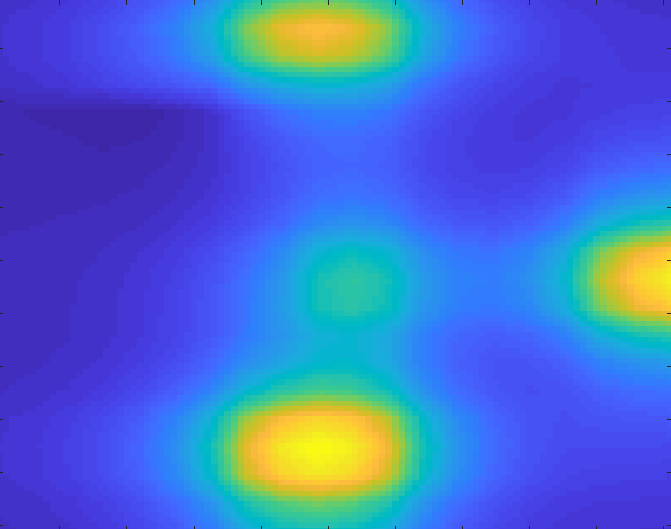
#> input picture landmap_matlaberzeugt1.png, 671 x 529 px
$ python ABM_CECAM_Python_Muster.py   (older library calls are emulated)
#> lines starting #> are read from the running program, lines starting #| are printed output that depends on the picture
#!/usr/bin/env python
# coding: utf-8

# In[1]:


# 1
# ++++ IMPORTS ++++ #

#get_ipython().run_line_magic('matplotlib', 'notebook')
import numpy as np
from numpy import mat, zeros, newaxis
import matplotlib.pyplot as plt


# In[2]:


# 2
# ++++ MOVEMENT METHODS ++++ #

# Executed one Euler-Maruyama step with potential drift, noise variance sigma, starting value y0 and time step deltaT
def emstep(drift,sigma,y0,deltaT = 0.01):
    n = len(y0)
    noise = np.random.normal(loc=0.0,scale=1.0,size=n)
    diffusion = lambda x: sigma
    y = y0 + drift(y0)*deltaT + diffusion(y0)*noise*np.sqrt(deltaT)
    return y


# This method returns a suitability landscape as a function that depends on the position parameter y
def suitabilitylandscape(index = 0):
#> called with index = 1
    if(index == 0):
        V = lambda y: 10*((y[0]**2-1)**2+y[1]**2)**0.05 # doublewell
        return V
    elif(index == 1):
        im = plt.imread('landmap_matlaberzeugt1.png') # landmap
#> im is the input picture: shape (529, 671, 4) float32; mean R, G, B, A 0.277, 0.422, 0.814, 1
        V = lambda y: 10*im[np.min([np.int((y[1]+2)*im.shape[0]/4),im.shape[0]-1]),np.min([np.int((y[0]+2)*im.shape[1]/4),im.shape[1]-1]),1]
        return V
    elif(index == 2):
        V = lambda y: y[0] # linear
        return V
    elif(index == 3):
        V = lambda y: 0 # constant
        return V
    elif(index == 4):
        V = lambda y: 0 # individual: Write your own potential here
        return V

# This method designs a matrix that contains function values of a function V (here: made for suitability landscapes) in an equidistant grid between limits = [xmin,xmax,ymin,ymax]
def suitabilitylandscapematrix(V,limits,nx=100,ny=100):
    [xmin,xmax,ymin,ymax] = limits
    xvec = np.linspace(xmin,xmax,nx)
    yvec = np.linspace(ymin,ymax,ny)
    A = zeros((nx,ny))
    for x in range(nx):
        for y in range(ny):
            A[x,y] = V([yvec[y],xvec[x]])
    return A


# Calculates the gradient of a function V (here: made for suitability landscapes) at the point x
def suitabilitylandscapegradient(x,V,deltaX = 0.1):
    Vx = V(x)
    n = len(x)
    grad = np.zeros(n)
    for i in range(n):
        unitvec = np.zeros(n)
        unitvec[i] = deltaX
        grad[i] = (V(x+unitvec) - Vx) / deltaX
    return grad


# Gives the value of the repulsion-attraction potential of a set of agent positions X evaluated at the point x.
def repulsionattraction(x,X,distequilibrium = 0.2):
    N = len(X[0,:])
    s = 0
    U = lambda x: (1 - np.exp(-(np.linalg.norm(x)-distequilibrium)))**2 # repulsion-attraction potential function
    for j in range(0,N):
        s += U(X[:,j]-x)
    return s


# Gives the gradient of the repulsion-attraction potential at a point x
def repulsionattractiongradient(x,X,deltaX = 0.1):
    RAx = repulsionattraction(x,X)
    n = len(x)
    grad = np.zeros(n)
    for i in range(n):
        unitvec = np.zeros(n)
        unitvec[i] = deltaX
        grad[i] = (repulsionattraction(x+unitvec,X) - RAx) / deltaX
    return grad


# In[3]:


# 3
# ++++ INFECTION METHODS ++++ #

# For a matrix X with n columns, this method computes a symmetric n x n matrix A for which the ij-entry denotes the Euclidean distance between the i-th and j-th columns of X. In our case, it computes
# the distances between all agents
def distancematrix(X):
    return np.sum((X[:, np.newaxis, :] - X[np.newaxis, :, :]) ** 2, axis = -1)

# This method determines the interaction rate for agent i as the number of other agents whose distance to agent i is smaller than r
def determineInteractionRate(i,A,I,r):
    return (A[i,(I==1)] < r).sum()


# Randomly outputs either 1 or 0 based on the value of the inputted infectionrate and parameter gamma. If infstate is already 1, then it outputs 1 in any case.
def infectAtRandom(infectionstate,interactionrate,gamma = 1):
    a = np.random.uniform()
    if(infectionstate == 1 or a < 1 - np.exp(-gamma*interactionrate)):
        return 1
    else:
        return 0


# In[4]:


# 4
# ++++ PLOT METHOD ++++ #

def plotMovie(X,I,T,V,limits = [-2,2,-2,2]):
    fig = plt.figure()
    ax1 = fig.add_subplot(1,1,1)
    # Plot
    #limits = [0,10,0,10]
    [xmin,xmax,ymin,ymax] = limits

    # Create matrix with values of suitability landscape
    L = suitabilitylandscapematrix(V,limits)
    # plot the suitability landscape
    plt.imshow(L, cmap='jet', interpolation='nearest', extent=[xmin,xmax,ymin,ymax],alpha = 0.2)
    #plt.show()
    # Set bounds of plot
    plt.xlim((xmin,xmax))
    plt.ylim((ymin,ymax))
    line0, = ax1.plot(0,0,'bo') # plot of non-infected agents
    line1, = ax1.plot(0,0,'ro') # plot of infected agents
    fig.canvas.draw()
    for t in range(T):
        # Indices of infected and non-infected agents
        infected = (I[t,:] == 1)
        noninfected = (I[t,:] == 0)
        # plot infected agents (in red)
        line1.set_xdata(X[t,infected,0])
        line1.set_ydata(X[t,infected,1])
        # plot non-infected agents (in blue)
        line0.set_xdata(X[t,noninfected,0])
        line0.set_ydata(X[t,noninfected,1])
        fig.canvas.draw()
        # Wait for 0.25seconds so that a movie is created
        plt.pause(0.25)


# In[5]:


# 5
# +++++ BEGIN OF MAIN FRAMEWORK +++++ #


# In[6]:


# 6
# Basic setting
n = 2 # dimension
N = 10 # number of agents
T = 200 # number of time steps


# In[7]:


# 7
# Position and Infection state initialization
X = np.zeros((T,N,n)) # array for positions of agents
X[0,:,:] = np.random.multivariate_normal(np.array([-1,0]).T, np.diag([.2,.2]), N) # initial positions = normally distributed with mean = (np.array([...].T) and variance = np.diag([...]))
I = np.ones((T,N)) # array for infection states of agents
I[0,:] = np.round(np.random.uniform(0, 1, N)) # initial infection states = uniformly distributed over {0,1}


# In[8]:


# 8
# Choose the Suitability Landscape
######
doublewell = 0
landmap = 1
linear = 2
individual = 3
V = suitabilitylandscape(landmap) # V is the selected suitability landscape that is used later on

# radius for the determination of the infection rate
radius = 0.2
# optional parameters
distequilibrium = 0.2 # sweet spot distance for the repulsion-attraction potential
gamma = 1 # parameter for the calculation of the infection rate


# In[9]:


# 9
# Parameters for the numerical scheme
deltaT = 0.01 # time step size
sigma = 0.02 # variance of noise in movement SDE


# In[10]:


# 10
for t in range(T-1): # for all time steps..
    A_distance = distancematrix(X[t,:,:]) # distance matrix
    for i in range(N): # for all agents i...

        ############################
        # Define the potential by the sum of the two individual potentials: The suitability landscape and the repulsion-attraction potential
        gradpotential = lambda x: -(suitabilitylandscapegradient(x,V) + repulsionattractiongradient(x,X[t,list(range(N)).remove(i),:].T))
        # EM-Step
        X[t+1,i,:] = emstep(gradpotential,sigma,X[t,i,:],deltaT)
        # Possible infection
        infectionrate = determineInteractionRate(i,A_distance,I[t,:],radius)
        I[t+1,i] = infectAtRandom(I[t,i],infectionrate) # possibly infect agent i with probability based on infection rate
        ############################


# In[11]:


# 11
# PLOT
plotMovie(X, I, T, V)
#> the loop in plotMovie, `for t in range(T):` made 200 passes
#> pass 1, in plotMovie, `plt.pause(0.25)`:
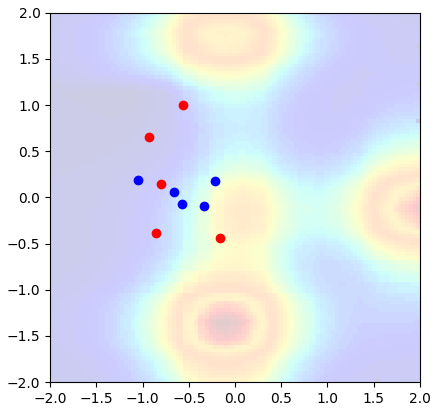
#> figure drawn by matplotlib, 1 panel


# In[ ]:
